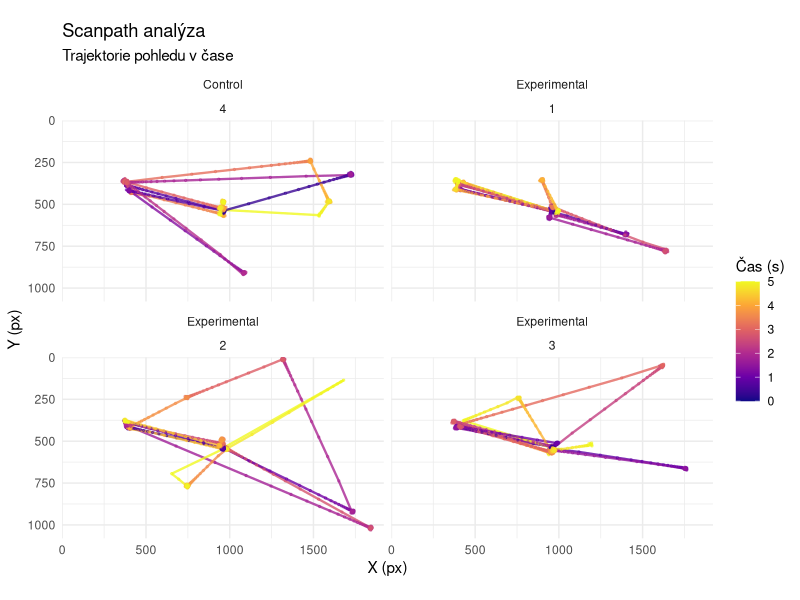

Write R code to recreate this figure. (Note: this script raises an error after producing the figure.)
## ---- chunk 1
knitr::opts_chunk$set(echo = TRUE)
library(dplyr)
library(ggplot2)
library(tidyr)
## ---- chunk 2
raw_data <- read.csv("data/raw_data.csv")
trials <- read.csv("data/trials.csv")
aois <- read.csv("data/aois.csv")

# Spojení dat (join)
df <- raw_data %>%
  left_join(trials, by = "trial_id") %>%
  mutate(
    time_sec = timestamp / 1000
  )

head(df)
## ---- chunk 3
# Vybereme prvních pár trialů
df_subset <- df %>% filter(trial_id <= 4)

ggplot(df_subset, aes(x = x, y = y)) +
  # Obrázek na pozadí (volitelné)
  # annotation_custom(...) +
  # Trajektorie
  geom_path(aes(color = time_sec), size = 0.8, alpha = 0.8) +
  # Body (vzorky)
  geom_point(aes(color = time_sec), size = 0.5, alpha = 0.5) +
  # Hranice obrazovky
  scale_x_continuous(limits = c(0, 1920), expand = c(0, 0)) +
  scale_y_reverse(limits = c(1080, 0), expand = c(0, 0)) +
  # Vzhled
  scale_color_viridis_c(option = "plasma", name = "Čas (s)") +
  coord_fixed() +
  theme_minimal() +
  labs(
    title = "Scanpath analýza",
    subtitle = "Trajektorie pohledu v čase",
    x = "X (px)",
    y = "Y (px)"
  ) +
  facet_wrap(~ condition + trial_id)
## ---- chunk 4
df_exp <- df %>% filter(condition == "Experimental")

ggplot(df_exp, aes(x = x, y = y)) +
  # Heatmapa pomocí 2D hustoty
  stat_density_2d(aes(fill = ..level..), geom = "polygon", alpha = 0.8) +
  # Zobrazení AOI
  geom_circle(data = aois, aes(x0 = x, y0 = y, r = width/2, fill = NA), inherit.aes = FALSE, color = "red", size = 1) +
  # Nastavení os
  scale_x_continuous(limits = c(0, 1920), expand = c(0, 0)) +
  scale_y_reverse(limits = c(1080, 0), expand = c(0, 0)) +
  scale_fill_viridis_c(option = "inferno") +
  coord_fixed() +
  theme_dark() +
  labs(
    title = "Heatmapa fixací",
    subtitle = "Experimentální podmínka"
  )
## ---- chunk 5
# Definice cíle (např. střed obrazovky pro jednoduchost, nebo dle AOI)
target_x <- 960
target_y <- 540

df_dist <- df %>%
  mutate(
    dist_to_center = sqrt((x - target_x)^2 + (y - target_y)^2)
  ) %>%
  group_by(trial_id, condition) %>%
  mutate(
    # Normalizace času (0 = začátek trialu)
    time_norm = timestamp - min(timestamp)
  )

ggplot(df_dist, aes(x = time_norm, y = dist_to_center, color = condition, group = trial_id)) +
  geom_line(alpha = 0.3) +
  geom_smooth(aes(group = condition), method = "loess", se = TRUE, size = 1.5) +
  theme_bw() +
  labs(
    title = "Vzdálenost od středu v čase",
    x = "Čas od začátku trialu (ms)",
    y = "Vzdálenost (px)"
  )
## ---- chunk 6
# Baseline korekce (prvních 200 ms trialu)
df_pupil <- df %>%
  group_by(trial_id) %>%
  mutate(
    baseline = mean(pupil[timestamp <= 200], na.rm = TRUE),
    pupil_change = (pupil - baseline) / baseline * 100 # Procentuální změna
  ) %>%
  ungroup()

ggplot(df_pupil, aes(x = timestamp, y = pupil_change, color = condition)) +
  stat_summary(fun = mean, geom = "line", size = 1) +
  stat_summary(fun.data = mean_se, geom = "ribbon", alpha = 0.2, aes(fill = condition), color = NA) +
  theme_classic() +
  labs(
    title = "Změna velikosti zornice",
    y = "% změna oproti baseline",
    x = "Čas (ms)"
  )
## ---- chunk 7
# Agregace dat na úroveň trialu
trial_summary <- df %>%
  group_by(trial_id, condition) %>%
  summarise(
    mean_pupil = mean(pupil, na.rm = TRUE),
    mean_dist = mean(sqrt((x - 960)^2 + (y - 540)^2), na.rm = TRUE),
    total_time = max(timestamp) - min(timestamp),
    .groups = "drop"
  )

head(trial_summary)
## ---- chunk 8
# Nezávislý t-test (pokud máme různé subjekty v podmínkách, zde pro ilustraci)
# V reálu bychom spíše použili párový t-test nebo mixed models, pokud jde o within-subject design.

t_test_result <- t.test(mean_pupil ~ condition, data = trial_summary)
print(t_test_result)

# Vizualizace výsledku (boxplot)
ggplot(trial_summary, aes(x = condition, y = mean_pupil, fill = condition)) +
  geom_boxplot(alpha = 0.5) +
  geom_jitter(width = 0.2, alpha = 0.5) +
  theme_minimal() +
  labs(title = "Porovnání velikosti zornice dle podmínky")
## ---- chunk 9
lm_model <- lm(mean_dist ~ trial_id + condition, data = trial_summary)
summary(lm_model)

# Vizualizace modelu
ggplot(trial_summary, aes(x = trial_id, y = mean_dist, color = condition)) +
  geom_point() +
  geom_smooth(method = "lm", se = TRUE) +
  theme_minimal() +
  labs(title = "Regrese: Vzdálenost od středu v průběhu experimentu")
## ---- chunk 10
# Vytvoření fiktivní 3. skupiny pro demonstraci
trial_summary_3grp <- trial_summary %>%
  mutate(
    group_factor = sample(c("A", "B", "C"), size = n(), replace = TRUE)
  )

anova_model <- aov(mean_pupil ~ group_factor, data = trial_summary_3grp)
summary(anova_model)

# Tukey HSD post-hoc test
TukeyHSD(anova_model)
